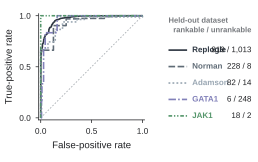

Here is the Python script that generated this plot:
"""Fig. 6b — retrospective same-source LODO ROC curves."""
# Imported export contract: Arial; svg.fonttype: "none"; pdf.fonttype: 42;
# outputs .svg, .pdf and .tiff at dpi=600 via fig6_common.save.
# Final assembled figure target: width_mm = 183.
from __future__ import annotations

W_MM, H_MM = 65.5, 41.0

import pandas as pd

import fig6_common as S

DASHES = {
    "Replogle": (0, ()),
    "Norman": (0, (4.0, 1.5)),
    "Adamson": (0, (1.1, 1.3)),
    "GATA1": (0, (4.5, 1.3, 1.0, 1.3)),
    "JAK1": (0, (2.2, 1.1, 0.8, 1.1, 0.8, 1.1)),
}
ORDER = ["Replogle", "Norman", "Adamson", "GATA1", "JAK1"]


def main() -> None:
    S.apply_style()
    curves = pd.read_csv(S.DERIVED / "retrospective_roc.csv")
    predictions = pd.read_csv(S.DERIVED / "retrospective_predictions.csv")

    fig = S.figure(W_MM, H_MM)
    ax = fig.add_axes([0.11, 0.255, 0.49, 0.66])
    key = fig.add_axes([0.655, 0.24, 0.33, 0.66])
    key.set_xlim(0, 1)
    key.set_ylim(0, 1)
    key.axis("off")

    ax.plot([0, 1], [0, 1], ls=(0, (2.0, 2.0)), lw=0.6, color=S.MID_GREY, zorder=1)
    for dataset in ORDER:
        group = curves[curves["dataset"] == dataset]
        ax.plot(
            group["fpr"],
            group["tpr"],
            color=S.DATASET_COLORS[dataset],
            ls=DASHES[dataset],
            lw=1.15,
            solid_capstyle="round",
            dash_capstyle="butt",
            zorder=3,
        )

    ax.set_xlim(-0.02, 1.02)
    ax.set_ylim(-0.02, 1.02)
    ax.set_xticks([0, 0.5, 1.0])
    ax.set_yticks([0, 0.5, 1.0])
    ax.set_xlabel("False-positive rate")
    ax.set_ylabel("True-positive rate")
    ax.set_aspect("equal", adjustable="box")
    S.despine(ax)

    # Two header lines, not two headers on one line: at 29 mm the column cannot
    # carry "Held-out dataset" and "rankable / unrankable" side by side, and
    # stacking them on one line put the second over the first data row.
    key.text(0.0, 0.99, "Held-out dataset", fontsize=5.5, color=S.GREY,
             fontweight="bold", va="top")
    key.text(0.98, 0.90, "rankable / unrankable", fontsize=5.5, color=S.GREY,
             fontweight="bold", ha="right", va="top")
    for row, dataset in enumerate(ORDER):
        y = 0.68 - row * 0.155
        subset = predictions[predictions["dataset"] == dataset]
        n_pos = int(subset["n_pos"].iloc[0])
        n_neg = int(subset["n_neg"].iloc[0])
        key.plot(
            [0.00, 0.22],
            [y, y],
            color=S.DATASET_COLORS[dataset],
            ls=DASHES[dataset],
            lw=1.2,
            solid_capstyle="round",
            dash_capstyle="butt",
        )
        # 6.2 pt name plus a 5.8 pt count needs more than the 24 mm key column
        # gives; the name drops a size so the two clear each other.
        key.text(0.28, y, dataset, fontsize=5.8, va="center", color=S.DATASET_COLORS[dataset], fontweight="bold")
        key.text(0.98, y, f"{n_pos:,} / {n_neg:,}", fontsize=5.8, va="center", ha="right", color=S.INK)

    S.save(fig, "fig6b_retrospective_roc")


if __name__ == "__main__":
    main()
